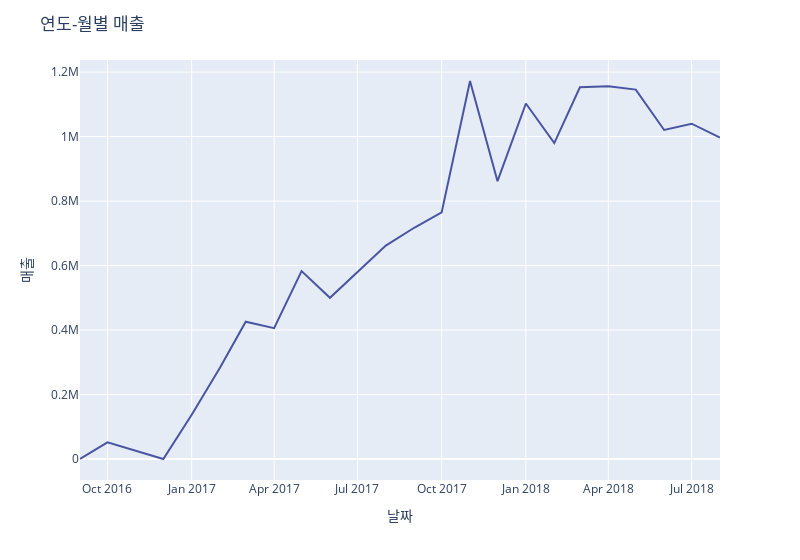

Notebook cell for this chart:
### Markdown cell above
### 연도-월별 매출

### Code cell
a = orderpayment.groupby(pd.to_datetime(orderpayment['order_purchase_timestamp']).dt.strftime('%Y-%m'))['payment_value'].sum().reset_index()

# 첫 번째 그래프 추가 (라인 플롯)
fig = px.line(
        x=a['order_purchase_timestamp'],
        y=a['payment_value'],
    )

# 라인 스타일과 색상 설정
fig.update_traces(
    line=dict(color='#4A55A2', dash='solid'),  # 선 스타일과 색상 설정
    marker=dict(color='#4A55A2'),  # 마커 색상 설정
)

# 레이아웃 설정
fig.update_layout(
    title='연도-월별 매출',  # 전체 그래프의 제목
    xaxis=dict(title='날짜'),  # x축 레이블 설정
    yaxis=dict(title='매출'),
    legend=dict(),
    width=800
)

fig.show()
chart_studio.tools.set_credentials_file(username='ghktkf7788', api_key='D9ASyMzNm4ltyTqLQ8CH')
plot(fig, filename = '연도-월별 매출', auto_open=True)

### Figure 1 — Plotly figure (JSON) as saved in the notebook; plotly's stock layout.template omitted (floating-point values rounded to 4 significant figures)
{"data": [{"hovertemplate": "x=%{x}<br>y=%{y}<extra></extra>", "legendgroup": "", "line": {"color": "#4A55A2", "dash": "solid"}, "marker": {"color": "#4A55A2", "symbol": "circle"}, "mode": "lines", "name": "", "orientation": "v", "showlegend": false, "type": "scatter", "x": ["2016-09", "2016-10", "2016-12", "2017-01", "2017-02", "2017-03", "2017-04", "2017-05", "2017-06", "2017-07", "2017-08", "2017-09", "2017-10", "2017-11", "2017-12", "2018-01", "2018-02", "2018-03", "2018-04", "2018-05", "2018-06", "2018-07", "2018-08"], "xaxis": "x", "y": [136.2, 51660.0, 19.62, 137000.0, 283600.0, 425700.0, 405800.0, 582900.0, 499800.0, 578900.0, 662100.0, 717200.0, 764800.0, 1172000.0, 861600.0, 1103000.0, 979800.0, 1153000.0, 1156000.0, 1146000.0, 1020000.0, 1040000.0, 996900.0], "yaxis": "y"}], "layout": {"legend": {"tracegroupgap": 0}, "margin": {"t": 60}, "title": {"text": "연도-월별 매출"}, "width": 800, "xaxis": {"anchor": "y", "domain": [0, 1], "title": {"text": "날짜"}}, "yaxis": {"anchor": "x", "domain": [0, 1], "title": {"text": "매출"}}}}
